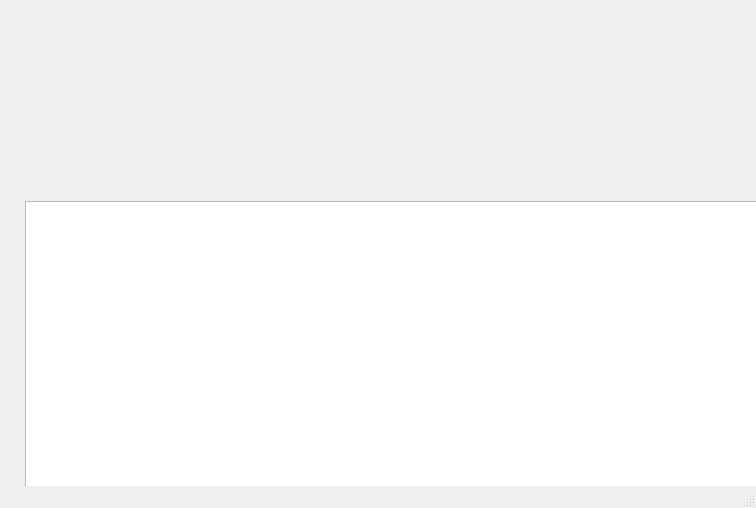
<?xml version="1.0" encoding="UTF-8"?>
<ui version="4.0">
 <class>MainWindow</class>
 <widget class="QMainWindow" name="MainWindow">
  <property name="geometry">
   <rect>
    <x>0</x>
    <y>0</y>
    <width>756</width>
    <height>508</height>
   </rect>
  </property>
  <property name="windowTitle">
   <string>PyPaisa v1.0</string>
  </property>
  <widget class="QWidget" name="centralwidget">
   <widget class="QTableView" name="tableView">
    <property name="geometry">
     <rect>
      <x>25</x>
      <y>201</y>
      <width>741</width>
      <height>331</height>
     </rect>
    </property>
   </widget>
  </widget>
  <widget class="QMenuBar" name="menubar">
   <property name="geometry">
    <rect>
     <x>0</x>
     <y>0</y>
     <width>756</width>
     <height>25</height>
    </rect>
   </property>
  </widget>
  <widget class="QStatusBar" name="statusbar"/>
 </widget>
 <resources/>
 <connections/>
</ui>
